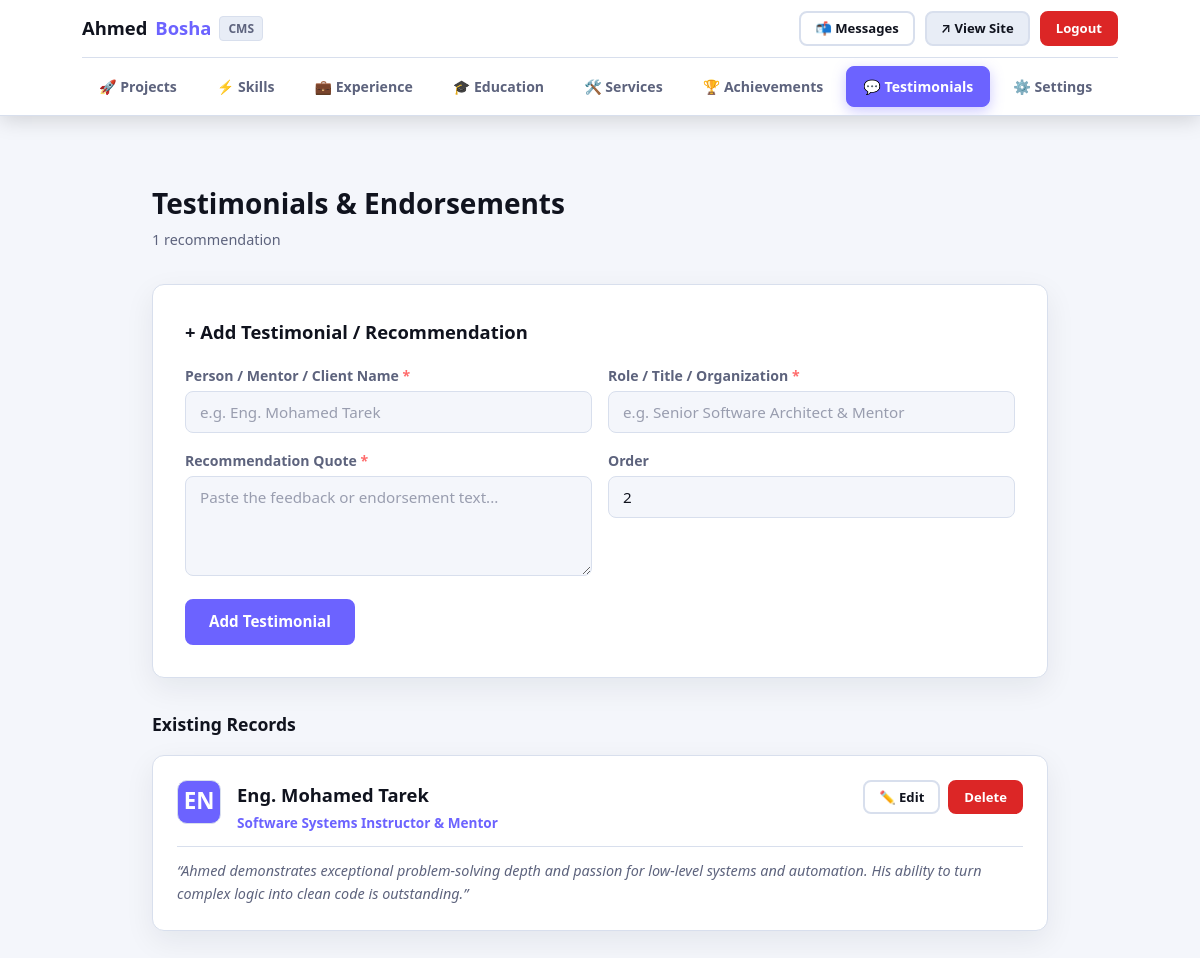
/admin/testimonials (signed in), run on the app's committed database.
### tables this page shows
CREATE TABLE testimonials (
            id              INTEGER PRIMARY KEY AUTOINCREMENT,
            client_name     TEXT    NOT NULL,
            client_role     TEXT    NOT NULL,
            quote           TEXT    NOT NULL,
            avatar          TEXT,
            sort_order      INTEGER DEFAULT 0
        );

### app.py (the view)
@app.route("/admin/testimonials")
@login_required
def admin_testimonials():
    db = get_db()
    items = db.execute("SELECT * FROM testimonials ORDER BY sort_order ASC, id ASC").fetchall()
    return render_template("admin/testimonials.html", testimonials_list=items)

### app.py (called while the page is built)
def get_db():
    if "db" not in g:
        g.db = sqlite3.connect(DATABASE)
        g.db.row_factory = sqlite3.Row
        g.db.execute("PRAGMA foreign_keys = ON")
    return g.db

def get_settings(db=None):
    if db is None:
        db = get_db()
    return db.execute("SELECT * FROM site_settings WHERE id = 1").fetchone()

@app.context_processor
def inject_globals():
    try:
        settings = get_settings()
        unread = get_db().execute(
            "SELECT COUNT(*) FROM messages WHERE is_read = 0"
        ).fetchone()[0]
    except Exception:
        settings = None
        unread = 0
    return dict(settings=settings, unread_count=unread)

def login_required(view):
    @functools.wraps(view)
    def wrapped(**kwargs):
        if not session.get("admin_logged_in"):
            flash("Please log in to access the dashboard.", "warning")
            return redirect(url_for("admin_login"))
        return view(**kwargs)
    return wrapped

### templates/admin/testimonials.html (shortened to what this page needs)
{% extends "base.html" %}
{% block body %}
{% set active_tab = 'testimonials' %}
{% include "admin/nav.html" %}
<main class="admin-main">
    <div class="container" style="max-width:960px;">
        <div class="admin-header">
            <div>
                <h1 class="admin-header__title">Testimonials &amp; Endorsements</h1>
                <p class="admin-header__subtitle">{{ testimonials_list | length }} recommendation{{ 's' if testimonials_list | length != 1 }}</p>
            </div>
        </div>
        <div class="form-card" style="margin-bottom: var(--space-lg);">
            <h3 style="margin-bottom: var(--space-md); font-size: 1.15rem; font-weight: 700;">+ Add Testimonial / Recommendation</h3>
            <form method="POST" action="{{ url_for('admin_add_testimonial') }}">
                <div class="form-row">
                    <div class="form-group">
                        <label class="form-label" for="c_name">Person / Mentor / Client Name <span class="required">*</span></label>
                        <input class="form-input" type="text" id="c_name" name="client_name" placeholder="e.g. Eng. Mohamed Tarek" required>
                    </div>
                    <div class="form-group">
                        <label class="form-label" for="c_role">Role / Title / Organization <span class="required">*</span></label>
                        <input class="form-input" type="text" id="c_role" name="client_role" placeholder="e.g. Senior Software Architect &amp; Mentor" required>
                    </div>
                </div>
                <div class="form-row">
                    <div class="form-group" style="flex: 3;">
                        <label class="form-label" for="t_quote">Recommendation Quote <span class="required">*</span></label>
                        <textarea class="form-input form-textarea" id="t_quote" name="quote" rows="3" placeholder="Paste the feedback or endorsement text..." required></textarea>
                    </div>
                    <div class="form-group" style="flex: 1;">
                        <label class="form-label" for="t_ord">Order</label>
                        <input class="form-input" type="number" id="t_ord" name="sort_order" value="{{ (testimonials_list | length) + 1 }}">
                    </div>
                </div>
                <button type="submit" class="btn btn--primary">Add Testimonial</button>
            </form>
        </div>
        {% if testimonials_list %}
            <h3 style="margin-bottom: var(--space-md); font-size: 1.1rem; font-weight: 700;">Existing Records</h3>
            {% for t in testimonials_list %}
            <div class="admin-item-card" id="card-t-{{ t.id }}">
                <div class="admin-item-card__header">
                    <div class="admin-item-card__info">
                        <div class="admin-item-card__icon" style="background: var(--clr-primary); color: #fff; font-weight: 800;">
                            {{ t.client_name[:2].upper() }}
                        </div>
                        <div>
                            <h4 class="admin-item-card__title">{{ t.client_name }}</h4>
                            <div class="admin-item-card__meta">
                                <span>{{ t.client_role }}</span>
                            </div>
                        </div>
                    </div>
                    <div class="admin-item-card__actions">
                        <button type="button" class="btn btn--sm btn--outline" onclick="toggleEdit('edit-t-{{ t.id }}')">
                            ✏️ Edit
                        </button>
                        <form method="POST" action="{{ url_for('admin_delete_testimonial', item_id=t.id) }}"
                              style="display:inline;" onsubmit="return confirm('Delete this testimonial?');">
                            <button type="submit" class="btn btn--sm btn--danger">Delete</button>
                        </form>
                    </div>
                </div>
                <p class="admin-item-card__desc" style="font-style: italic;">“{{ t.quote }}”</p>
            </div>
            {% endfor %}
        {% else %}
        <div class="empty-state">
            <p>No testimonials added yet. Showcase recommendations from mentors or clients above!</p>
        </div>
        {% endif %}
    </div>
</main>
{% endblock %}

### data on the page
testimonials: client_name "EN", client_name "Eng. Mohamed Tarek", client_role "Software Systems Instructor & Mentor", quote "Ahmed demonstrates exceptional problem-solving depth and passion for low-level systems and automation. His ability to turn complex logic into clean code is outstanding."

### other printed values
{{ testimonials_list | length }} "1"
